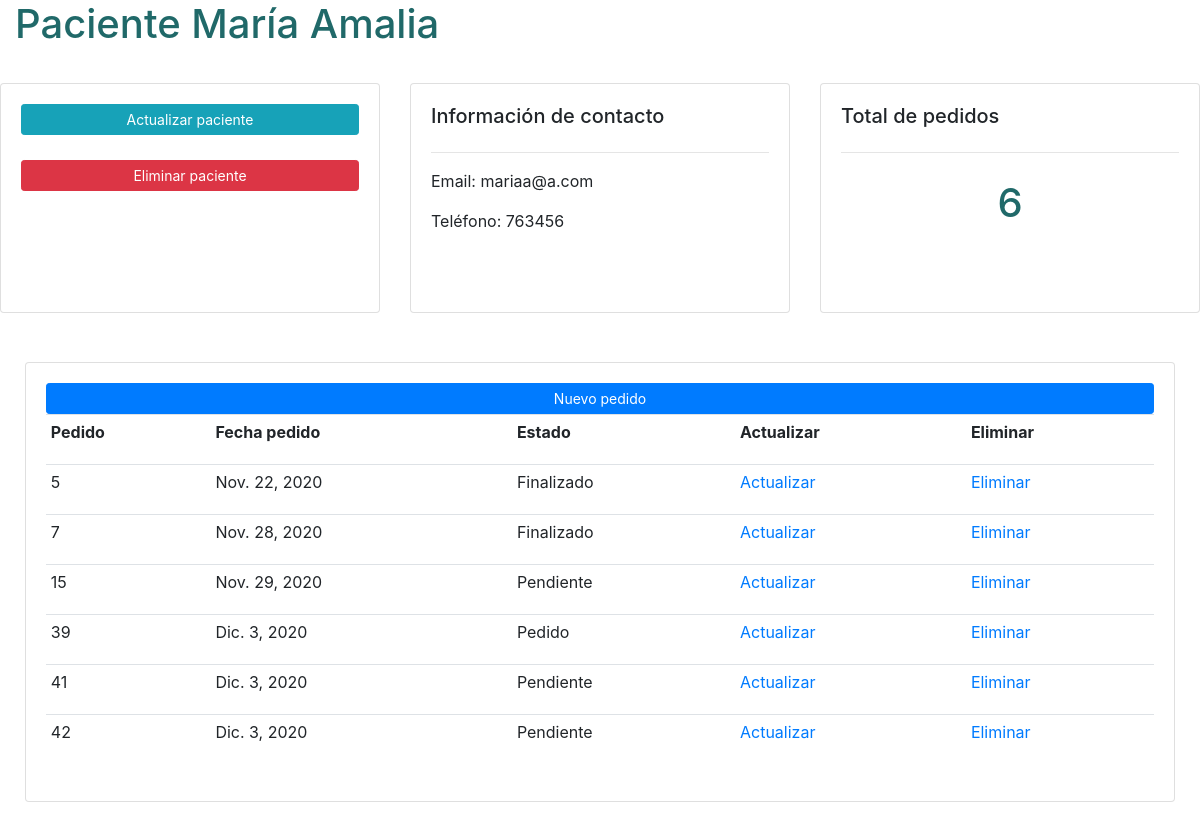
/pedidos/panel_paciente/4 (signed in), run on the app's committed database.
### pacientes/models.py (models this page shows)
class Paciente(models.Model):
  nombre = models.CharField(max_length=200, null=True)
  teléfono = models.CharField(max_length=200, null=True)
  email = models.CharField(max_length=200, null=True)
  fecha_creación = models.DateTimeField(auto_now_add=True, null=True)
  historial = models.CharField(max_length=1500, null=True)
  def __str__(self):
    return self.nombre

### pedidos/models.py (models this page shows, shortened)
class Pedido(models.Model):
  ESTADO = (
            ('Pendiente', 'Pendiente'),
            ('Pedido', 'Pedido'),
            ('Enviar a taller', 'Enviar a taller'),
            ('Finalizado', 'Finalizado')
            )
  PAGO = (
            ('Tarjeta de crédito', 'Tarjeta de crédito'),
            ('Tarjeta de débito', 'Tarjeta de débito'),
            ('Billetera virtual', 'Billetera virtual'),
            ('Efectivo', 'Efectivo'),
            )
  paciente = models.ForeignKey('pacientes.Paciente', null=True, on_delete=models.CASCADE)
  fecha_creación =  models.DateTimeField(auto_now_add=True, null=True)
  estado = models.CharField(max_length=20, null=True, choices=ESTADO)
  producto = models.ForeignKey(Producto, null=True, on_delete=models.CASCADE)
  cantidad = models.PositiveIntegerField(default=1)
  pago = models.CharField(max_length=20, null=True, choices=PAGO)
  vendedor = models.ForeignKey('pedidos.Vendedor', null=True, on_delete=models.CASCADE)

### accounts/decorators.py (the view)
        def wrapper_func(request, *args, **kwargs):
            group = None
            if request.user.groups.exists():
                group = request.user.groups.all()[0].name
            if group in allowed_roles:
                return view_func(request, *args, **kwargs)
            else:
                return HttpResponse('No estas autorizado para ver esta pagina')

### pacientes/views.py (called while the page is built)
@login_required(login_url='login')
@allowed_users(allowed_roles=['admin', 'secretaria', 'profmed', 'ventas', 'taller', 'gerencia'])
def panel_paciente(request, pk):
  paciente = Paciente.objects.get(pk=pk)
  pedido = paciente.pedido_set.all()
  pedidos_paciente = paciente.pedido_set.all().count()
  context_paciente = { 'paciente': paciente, 'pedido': pedido, 'pedidos_paciente': pedidos_paciente }
  return render(request, "pacientes/panel_paciente.html", context_paciente)

### pacientes/templates/pacientes/panel_paciente.html
{% extends 'pacientes/layout.html' %}
{% block body %}
<h1 style="margin-bottom: 35px;"> Paciente {{ paciente }} </h1>
<div class="row">
	<div class="col-md">
		<div class="card card-body" style="height: 230px;">
			<a class="btn btn-sm btn-info" style="margin-bottom: 25px;" href="">Actualizar paciente</a>
			<a class="btn btn-sm btn-danger" href="">Eliminar paciente</a>
		</div>
	</div>
	<div class="col-md">
		<div class="card card-body" style="height: 230px;">
			<h5>Información de contacto</h5>
			<hr>
			<p>Email: {{ paciente.email }}</p>
			<p>Teléfono: {{ paciente.teléfono }}</p>
		</div>
	</div>
	<div class="col-md">
		<div class="card card-body" style="height: 230px;">
			<h5>Total de pedidos</h5>
			<hr>
			<h1 style="text-align: center;padding: 10px">
        {% with total=paciente.pedido_set.all.count %}
          {{ total }}
        {% endwith %}
      </h1>
		</div>
	</div>
</div>
<br>
<div class="contenedor_panel">
<div class="col md-5">
    <div class="card card-body">
      <a class="btn btn-primary btn-sm btn-block" href="{% url 'pedidos:hacer_pedido' paciente.id %}">Nuevo pedido</a>
      <table class="table table-sm">
        <tr>
          <th>Pedido</th>
          <th>Fecha pedido</th>
          <th>Estado</th>
          <th>Actualizar</th>
          <th>Eliminar</th>
        </tr>
        {% for cada_pedido in pedido %}
          <tr>
          <td> {{ cada_pedido.pk }} </td>
          <td> {{ cada_pedido.fecha_creación.date }}</td>
          <td> {{ cada_pedido.estado }} </td>
          <td> <a href="{% url 'pedidos:actualizar_pedido' cada_pedido.pk %}">Actualizar</a></td>
          <td> <a href="{% url 'pedidos:borrar_pedido' cada_pedido.pk %}">Eliminar</a></td>
          </tr>
        {% endfor %}
      </table>
    </div>
  </div>
</div>
{% endblock %}

### accounts/static/accounts/main.css (style rules this page uses)
body { background-color: #ebeff5; }
body { margin: 0; padding: 0; }
h1 { color: rgb(32, 105, 105); margin: 25px 15px; }
.contenedor_panel { margin: 25px 10px; display: flex; justify-content: center; align-items: flex-start; }
tr { height: 50px; }
.btn-primary { background-color: rgb(32, 105, 105); }

### data on the page
Paciente: nombre "María Amalia", email "mariaa@a.com", teléfono "763456"
Pedido: pk "5", fecha_creación "Nov. 22, 2020", estado "Finalizado"
Pedido: pk "7", fecha_creación "Nov. 28, 2020", estado "Finalizado"
Pedido: pk "15", fecha_creación "Nov. 29, 2020", estado "Pendiente"
Pedido: pk "39", fecha_creación "Dic. 3, 2020", estado "Pedido"
Pedido: pk "41", fecha_creación "Dic. 3, 2020", estado "Pendiente"
Pedido: pk "42", fecha_creación "Dic. 3, 2020", estado "Pendiente"

### other printed values
{{ total }} "6"
